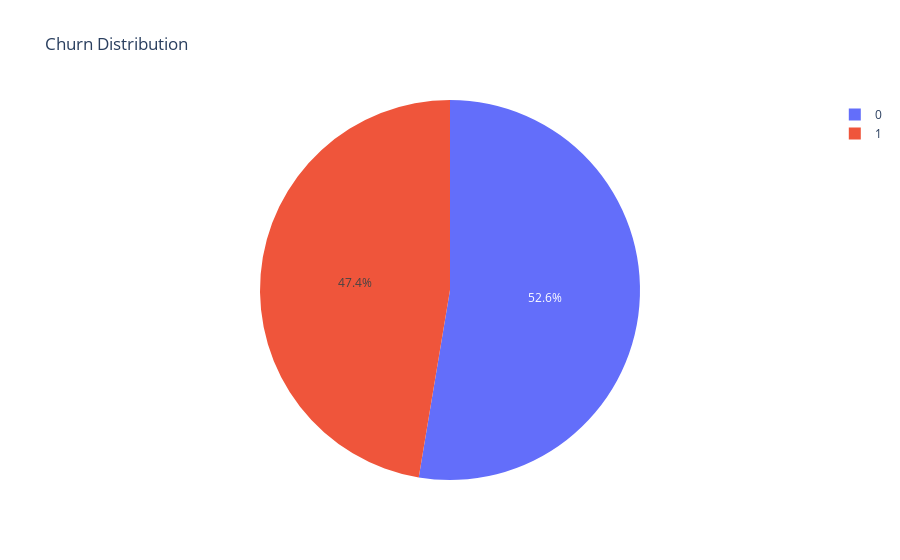

The code cell stored with this chart in its notebook:
### Markdown cell above
## Exploratory Data Analysis

### Code cell
fig = px.pie(df, names="churn", title="Churn Distribution")
fig.show()

if use_wandb:
    churn_counts = df[TARGET_COLUMN].value_counts().to_dict()
    wandb.log(
        {"churn_distribution": churn_counts, "churn_rate": df[TARGET_COLUMN].mean()}
    )

    wandb.log({"churn_pie_chart": fig})

### Figure 1 — Plotly figure (JSON) as saved in the notebook; plotly's stock layout.template omitted (floating-point values rounded to 4 significant figures; data arrays with more than 128 entries replaced by an {"elided": "..."} marker saying what was removed)
{"data": [{"domain": {"x": [0, 1], "y": [0, 1]}, "hovertemplate": "churn=%{label}<extra></extra>", "labels": {"elided": "64374 int values"}, "legendgroup": "", "name": "", "showlegend": true, "type": "pie"}], "layout": {"legend": {"tracegroupgap": 0}, "title": {"text": "Churn Distribution"}}}
